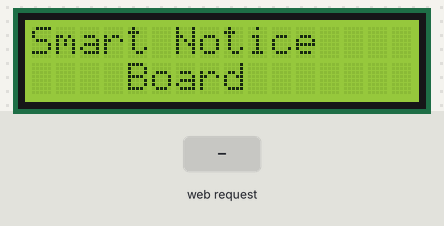
This sketch was run on a simulated ESP8266 (NodeMCU). On the bench: 16×2 character LCD. Inputs (shaded band) come from the test bench. WiFi joins after 1.5 s; servers stay silent unless stated; what the sketch prints to the serial monitor is not drawn.

Above: at 0.1 s.
At 2.7 s:
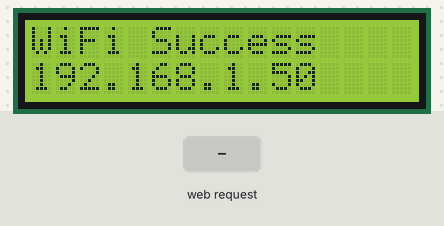
2.8 s: HTTP request GET / received
At 4.0 s:
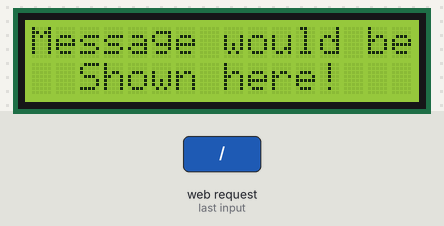
4.3 s: HTTP request GET /get received
Timing chart, 0 to 7.3 s (numbered marks = the images above; inputs shaded):
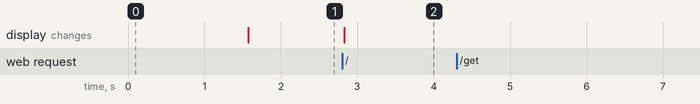

Measured:
- after the input at 2.8 s, the display: changes at once (image 2)
- after the input at 4.3 s, every drawn part: stays the same

The sketch:

smart_lcd_display.ino
```cpp
#include <ESP8266WiFi.h>
#include <ESPAsyncTCP.h>
#include <ESPAsyncWebServer.h>
#include <LiquidCrystal.h>
//configuring 16x2 lcd dislplay
const int rs = D1, en = D2, d4 = D3, d5 = D4, d6 = D5, d7 = D6;
LiquidCrystal lcd(rs, en, d4, d5, d6, d7);

AsyncWebServer server(80);

const char* ssid = "sandra";
const char* password = "kuru1234";

const char* PARAM_INPUT_1 = "input1";

const char index_html[] PROGMEM = R"rawliteral(
<!DOCTYPE HTML>
<html>
<head>
  <title>Smart Notice Board</title>
  <meta name="viewport" content="width=device-width, initial-scale=1.0">  <style>
    body {
      font-family: Arial, sans-serif;  margin: 0;
      background-color: #f5f5f5;  display: flex;
      flex-direction: column;
      justify-content: center;
      align-items: center;
      min-height: 100vh;  }

    h1 {
      color: #333;
      margin: 20px 0;
      font-size: 3em;  text-align: center;
    }

    h3 {
      color: #333;
      margin-bottom: 15px;
      font-size: 1.2em;  text-align: center;
    }

    .notice-board {
      background-color: #fff;
      border-radius: 10px;
      padding: 30px;
      box-shadow: 0 2px 5px rgba(0, 0, 0, 0.1);
      display: flex;
      flex-direction: column;
      align-items: center;
    }

    .form-container {
      display: flex;
      flex-direction: column;
      margin-bottom: 20px;
    }

    .input-text {
      width: 100%;
      padding: 10px;
      border: 1px solid #ccc;
      border-radius: 4px;
      font-size: 1em;
      margin-bottom: 10px;
    }

    .button {
      display: inline-block;
      padding: 10px 20px;
      text-align: center;
      text-decoration: none;
      font-size: 1em;
      cursor: pointer;
      border-radius: 4px;
      transition: all 0.2s ease-in-out;
    }

    .button-on {
      background-color: #1abc9c;
      color: white;
    }

    .button-on:hover {
      background-color: #17a2b8;
    }

    .button-off {
      background-color: #34495e;
      color: white;
    }

    .button-off:hover {
      background-color: #2c3e50;
    }

    .info-text {
      font-size: 0.8em;
      color: #aaa;
      margin-top: 10px;
    }
  </style>
</head>
<body>
  <center> <div class="notice-board">
      <h1>Smart Notice Board!</h1>
      <div class="form-container">
        <h3>Enter Text to Display:</h3>
        <form action="/get">
        <input type="text" name="input1" class="input-text">
        <input type="submit" value="Send" class="button button-on">
        </form>
      </div>
      <br>
    </div>
  </center>
</body>
</html>
)rawliteral";

void notFound(AsyncWebServerRequest *request) {
  request->send(404, "text/plain", "Not found");
}

void setup() {
  Serial.begin(115200);
   lcd.begin(16, 2);
   lcd.clear();
   lcd.setCursor(0, 0);
  lcd.print("Smart Notice");
  lcd.setCursor(0, 1);
  lcd.print("    Board");
  WiFi.mode(WIFI_STA);
  WiFi.begin(ssid, password);
  if (WiFi.waitForConnectResult() != WL_CONNECTED) {
    Serial.println("WiFi Failed!");
    return;
  }
  Serial.println();
  Serial.print("IP Address: ");
  Serial.println(WiFi.localIP());
  lcd.clear();
  lcd.setCursor(0, 0);
  lcd.print("WiFi Success");
  lcd.setCursor(0, 1);
  lcd.print(WiFi.localIP());


  server.on("/", HTTP_GET, [](AsyncWebServerRequest *request){
    request->send_P(200, "text/html", index_html);
    lcd.clear();
    lcd.setCursor(0,0);
    lcd.print("Message would be");
    lcd.setCursor(0,1);
    lcd.print("  Shown here!");
  });

  server.on("/get", HTTP_GET, [] (AsyncWebServerRequest *request) {
    String message;
    String inputParam;
    if (request->hasParam(PARAM_INPUT_1)) {
      message = request->getParam(PARAM_INPUT_1)->value();
      inputParam = PARAM_INPUT_1;
       lcd.clear();
       lcd.setCursor(0,0);

      lcd.print(message);
    }
    else {
      message = "No message sent";
      inputParam = "none";
    }
    Serial.println(message);

  request->send(200, "text/html", index_html);
  });
  server.onNotFound(notFound);
  server.begin();
}

void loop() {

}
```
